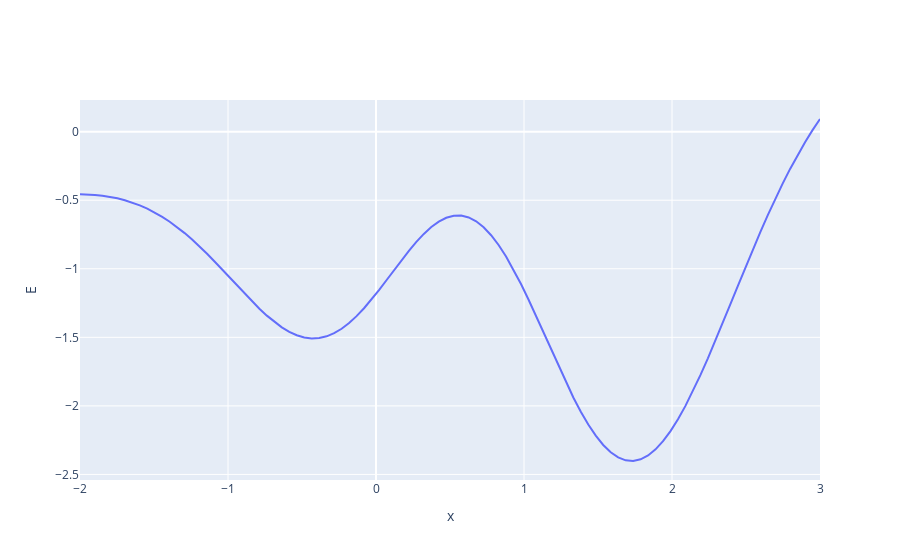

The notebook cell this image was saved under:
### Code cell
fig = go.Figure(data=go.Scatter(x=y_illustrate, y=E(0,y_illustrate)))
fig.update_layout(
    xaxis_title="x",
    yaxis_title="E",
)
fig.show()
